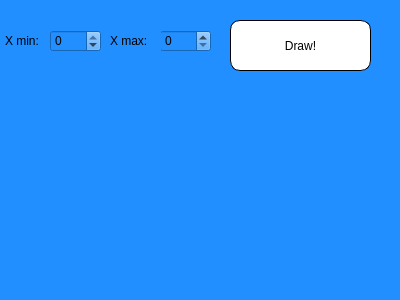
<?xml version="1.0" encoding="UTF-8"?>
<ui version="4.0">
 <class>GraphView</class>
 <widget class="QDialog" name="GraphView">
  <property name="geometry">
   <rect>
    <x>0</x>
    <y>0</y>
    <width>400</width>
    <height>300</height>
   </rect>
  </property>
  <property name="windowTitle">
   <string>Dialog</string>
  </property>
  <property name="styleSheet">
   <string notr="true">QWidget {
  background-color: rgb(33, 143, 255);
}</string>
  </property>
  <widget class="QPushButton" name="drawGraph">
   <property name="geometry">
    <rect>
     <x>230</x>
     <y>20</y>
     <width>141</width>
     <height>51</height>
    </rect>
   </property>
   <property name="styleSheet">
    <string notr="true">QPushButton {
  background-color: rgb(255, 255, 255);
  border: 1px solid rgb(0, 0, 0);
border-radius: 10px;
  color: black;
}</string>
   </property>
   <property name="text">
    <string>Draw!</string>
   </property>
  </widget>
  <widget class="QSpinBox" name="xMin">
   <property name="geometry">
    <rect>
     <x>50</x>
     <y>30</y>
     <width>51</width>
     <height>22</height>
    </rect>
   </property>
   <property name="minimum">
    <number>-10000</number>
   </property>
   <property name="maximum">
    <number>0</number>
   </property>
  </widget>
  <widget class="QSpinBox" name="xMax">
   <property name="geometry">
    <rect>
     <x>160</x>
     <y>30</y>
     <width>51</width>
     <height>22</height>
    </rect>
   </property>
   <property name="maximum">
    <number>10000</number>
   </property>
  </widget>
  <widget class="QLabel" name="label">
   <property name="geometry">
    <rect>
     <x>5</x>
     <y>30</y>
     <width>41</width>
     <height>21</height>
    </rect>
   </property>
   <property name="text">
    <string>X min:</string>
   </property>
  </widget>
  <widget class="QLabel" name="label_2">
   <property name="geometry">
    <rect>
     <x>110</x>
     <y>30</y>
     <width>51</width>
     <height>21</height>
    </rect>
   </property>
   <property name="text">
    <string>X max: </string>
   </property>
  </widget>
  <widget class="QCustomPlot" name="widget" native="true">
   <property name="geometry">
    <rect>
     <x>20</x>
     <y>90</y>
     <width>351</width>
     <height>191</height>
    </rect>
   </property>
  </widget>
 </widget>
 <customwidgets>
  <customwidget>
   <class>QCustomPlot</class>
   <extends>QWidget</extends>
   <header>ThirdParty/qcustomplot.h</header>
   <container>1</container>
  </customwidget>
 </customwidgets>
 <resources/>
 <connections/>
</ui>
